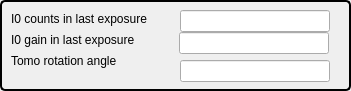
  <widget class="QGroupBox" name="groupBox_3">
   <property name="geometry">
    <rect>
     <x>10</x>
     <y>380</y>
     <width>351</width>
     <height>91</height>
    </rect>
   </property>
   <property name="sizePolicy">
    <sizepolicy hsizetype="Expanding" vsizetype="Expanding">
     <horstretch>0</horstretch>
     <verstretch>0</verstretch>
    </sizepolicy>
   </property>
   <property name="font">
    <font>
     <pointsize>10</pointsize>
     <weight>75</weight>
     <bold>true</bold>
    </font>
   </property>
   <property name="styleSheet">
    <string notr="true">QGroupBox { 
     border: 2px solid black; 
     border-radius: 5px; 
 } </string>
   </property>
   <property name="title">
    <string/>
   </property>
   <widget class="QLabel" name="label_18">
    <property name="geometry">
     <rect>
      <x>11</x>
      <y>11</y>
      <width>162</width>
      <height>16</height>
     </rect>
    </property>
    <property name="sizePolicy">
     <sizepolicy hsizetype="Expanding" vsizetype="Expanding">
      <horstretch>0</horstretch>
      <verstretch>0</verstretch>
     </sizepolicy>
    </property>
    <property name="text">
     <string>I0 counts in last exposure</string>
    </property>
   </widget>
   <widget class="caTextEntry" name="catextentry_51">
    <property name="geometry">
     <rect>
      <x>180</x>
      <y>10</y>
      <width>150</width>
      <height>22</height>
     </rect>
    </property>
    <property name="sizePolicy">
     <sizepolicy hsizetype="Expanding" vsizetype="Expanding">
      <horstretch>0</horstretch>
      <verstretch>0</verstretch>
     </sizepolicy>
    </property>
    <property name="channel" stdset="0">
     <string notr="true">9idcLAX:USAXS_Img:Img_I0_value</string>
    </property>
    <property name="background">
     <color>
      <red>115</red>
      <green>215</green>
      <blue>253</blue>
     </color>
    </property>
    <property name="colorMode">
     <enum>caLineEdit::Static</enum>
    </property>
   </widget>
   <widget class="QLabel" name="label_19">
    <property name="geometry">
     <rect>
      <x>11</x>
      <y>32</y>
      <width>146</width>
      <height>16</height>
     </rect>
    </property>
    <property name="sizePolicy">
     <sizepolicy hsizetype="Expanding" vsizetype="Expanding">
      <horstretch>0</horstretch>
      <verstretch>0</verstretch>
     </sizepolicy>
    </property>
    <property name="text">
     <string>I0 gain in last exposure</string>
    </property>
   </widget>
   <widget class="caTextEntry" name="catextentry_53">
    <property name="geometry">
     <rect>
      <x>179</x>
      <y>32</y>
      <width>150</width>
      <height>22</height>
     </rect>
    </property>
    <property name="sizePolicy">
     <sizepolicy hsizetype="Expanding" vsizetype="Expanding">
      <horstretch>0</horstretch>
      <verstretch>0</verstretch>
     </sizepolicy>
    </property>
    <property name="channel" stdset="0">
     <string notr="true">9idcLAX:USAXS_Img:Img_I0_gain</string>
    </property>
    <property name="background">
     <color>
      <red>115</red>
      <green>215</green>
      <blue>253</blue>
     </color>
    </property>
    <property name="colorMode">
     <enum>caLineEdit::Static</enum>
    </property>
   </widget>
   <widget class="QLabel" name="label_20">
    <property name="geometry">
     <rect>
      <x>11</x>
      <y>53</y>
      <width>125</width>
      <height>16</height>
     </rect>
    </property>
    <property name="sizePolicy">
     <sizepolicy hsizetype="Expanding" vsizetype="Expanding">
      <horstretch>0</horstretch>
      <verstretch>0</verstretch>
     </sizepolicy>
    </property>
    <property name="text">
     <string>&lt;html&gt;&lt;head/&gt;&lt;body&gt;&lt;p&gt;Tomo rotation angle&lt;/p&gt;&lt;/body&gt;&lt;/html&gt;</string>
    </property>
   </widget>
   <widget class="caTextEntry" name="catextentry_52">
    <property name="geometry">
     <rect>
      <x>180</x>
      <y>60</y>
      <width>150</width>
      <height>22</height>
     </rect>
    </property>
    <property name="sizePolicy">
     <sizepolicy hsizetype="Expanding" vsizetype="Expanding">
      <horstretch>0</horstretch>
      <verstretch>0</verstretch>
     </sizepolicy>
    </property>
    <property name="channel" stdset="0">
     <string notr="true">9idcLAX:USAXS_Img:Tomo_Rot_Angle</string>
    </property>
    <property name="background">
     <color>
      <red>115</red>
      <green>215</green>
      <blue>253</blue>
     </color>
    </property>
    <property name="colorMode">
     <enum>caLineEdit::Static</enum>
    </property>
   </widget>
   <zorder>label_18</zorder>
   <zorder>label_19</zorder>
   <zorder>label_20</zorder>
   <zorder>catextentry_53</zorder>
   <zorder>catextentry_52</zorder>
   <zorder>catextentry_51</zorder>
  </widget>
